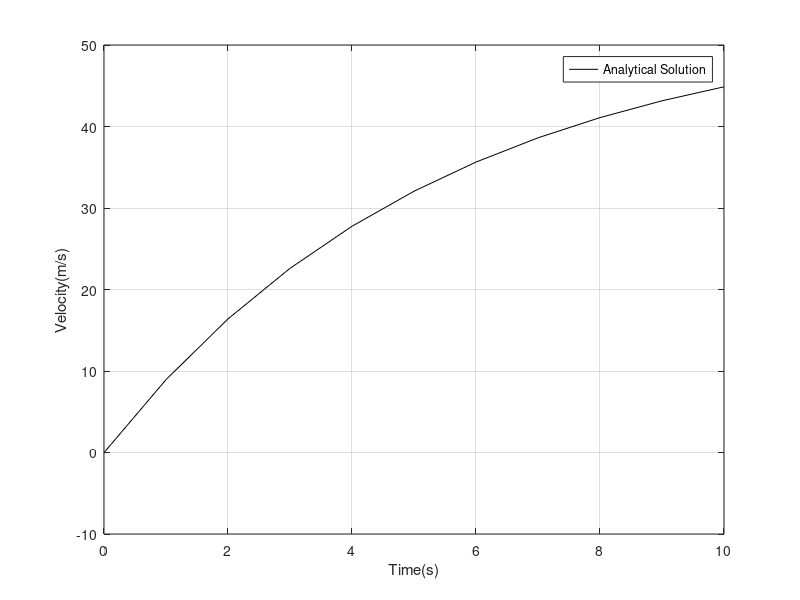

Source code (MATLAB):
clear
clc

% variables
m = 68.1;
c = 12.5;
g = 9.8;
vx = 44.87;
tx = 10;

% analytical solution
t=[10:-1:0];
v = m*g/c-(m/c)*(g-c*vx/m)*exp(-c*(t-tx)/m);
plot(t,v,'-k');
grid on;
legend('Analytical Solution');
xlabel('Time(s)');
ylabel('Velocity(m/s)');